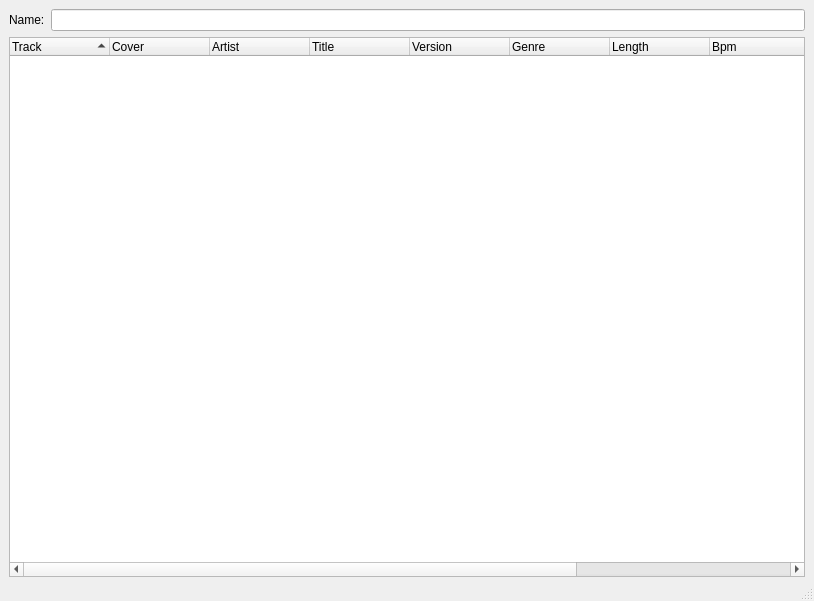
<?xml version="1.0" encoding="UTF-8"?>
<ui version="4.0">
 <class>playlistClass</class>
 <widget class="QMainWindow" name="playlistClass">
  <property name="geometry">
   <rect>
    <x>0</x>
    <y>0</y>
    <width>814</width>
    <height>601</height>
   </rect>
  </property>
  <property name="windowTitle">
   <string>WinMusik Playlist</string>
  </property>
  <property name="windowIcon">
   <iconset resource="../../resources.qrc">
    <normaloff>:/devices25/resources/tr25x25-0016.png</normaloff>:/devices25/resources/tr25x25-0016.png</iconset>
  </property>
  <property name="iconSize">
   <size>
    <width>16</width>
    <height>16</height>
   </size>
  </property>
  <property name="animated">
   <bool>true</bool>
  </property>
  <property name="documentMode">
   <bool>false</bool>
  </property>
  <widget class="QWidget" name="centralwidget">
   <layout class="QVBoxLayout" name="verticalLayout">
    <property name="bottomMargin">
     <number>2</number>
    </property>
    <item>
     <layout class="QHBoxLayout" name="horizontalLayout">
      <item>
       <widget class="QLabel" name="label">
        <property name="text">
         <string>Name:</string>
        </property>
       </widget>
      </item>
      <item>
       <widget class="QLineEdit" name="playlistName">
        <property name="acceptDrops">
         <bool>false</bool>
        </property>
       </widget>
      </item>
     </layout>
    </item>
    <item>
     <widget class="PlaylistTracks" name="tracks">
      <property name="mouseTracking">
       <bool>false</bool>
      </property>
      <property name="contextMenuPolicy">
       <enum>Qt::CustomContextMenu</enum>
      </property>
      <property name="acceptDrops">
       <bool>true</bool>
      </property>
      <property name="showDropIndicator" stdset="0">
       <bool>true</bool>
      </property>
      <property name="dragEnabled">
       <bool>true</bool>
      </property>
      <property name="dragDropOverwriteMode">
       <bool>false</bool>
      </property>
      <property name="dragDropMode">
       <enum>QAbstractItemView::DragOnly</enum>
      </property>
      <property name="defaultDropAction">
       <enum>Qt::IgnoreAction</enum>
      </property>
      <property name="alternatingRowColors">
       <bool>true</bool>
      </property>
      <property name="selectionMode">
       <enum>QAbstractItemView::ExtendedSelection</enum>
      </property>
      <property name="selectionBehavior">
       <enum>QAbstractItemView::SelectRows</enum>
      </property>
      <property name="iconSize">
       <size>
        <width>64</width>
        <height>16</height>
       </size>
      </property>
      <property name="rootIsDecorated">
       <bool>false</bool>
      </property>
      <property name="uniformRowHeights">
       <bool>true</bool>
      </property>
      <property name="itemsExpandable">
       <bool>false</bool>
      </property>
      <property name="sortingEnabled">
       <bool>true</bool>
      </property>
      <property name="expandsOnDoubleClick">
       <bool>false</bool>
      </property>
      <column>
       <property name="text">
        <string>Track</string>
       </property>
      </column>
      <column>
       <property name="text">
        <string>Cover</string>
       </property>
      </column>
      <column>
       <property name="text">
        <string>Artist</string>
       </property>
      </column>
      <column>
       <property name="text">
        <string>Title</string>
       </property>
      </column>
      <column>
       <property name="text">
        <string>Version</string>
       </property>
      </column>
      <column>
       <property name="text">
        <string>Genre</string>
       </property>
      </column>
      <column>
       <property name="text">
        <string>Length</string>
       </property>
      </column>
      <column>
       <property name="text">
        <string>Bpm</string>
       </property>
      </column>
      <column>
       <property name="text">
        <string>Key</string>
       </property>
      </column>
      <column>
       <property name="text">
        <string>Rating</string>
       </property>
      </column>
      <column>
       <property name="text">
        <string>Source</string>
       </property>
      </column>
     </widget>
    </item>
   </layout>
  </widget>
  <widget class="QMenuBar" name="menubar">
   <property name="geometry">
    <rect>
     <x>0</x>
     <y>0</y>
     <width>814</width>
     <height>20</height>
    </rect>
   </property>
  </widget>
  <widget class="QStatusBar" name="statusbar"/>
 </widget>
 <customwidgets>
  <customwidget>
   <class>PlaylistTracks</class>
   <extends>QTreeWidget</extends>
   <header location="global">src/playlist/playlisttracks.h</header>
  </customwidget>
 </customwidgets>
 <resources>
  <include location="../../resources.qrc"/>
 </resources>
 <connections/>
</ui>
